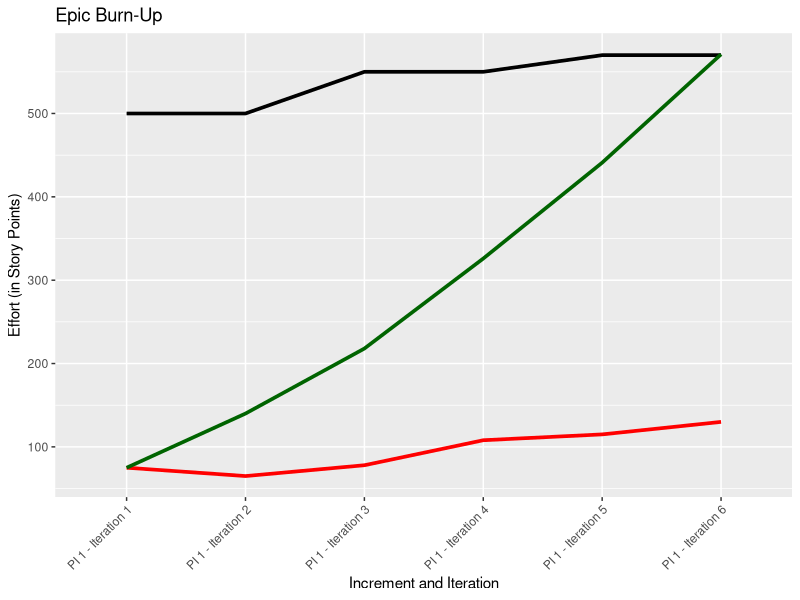
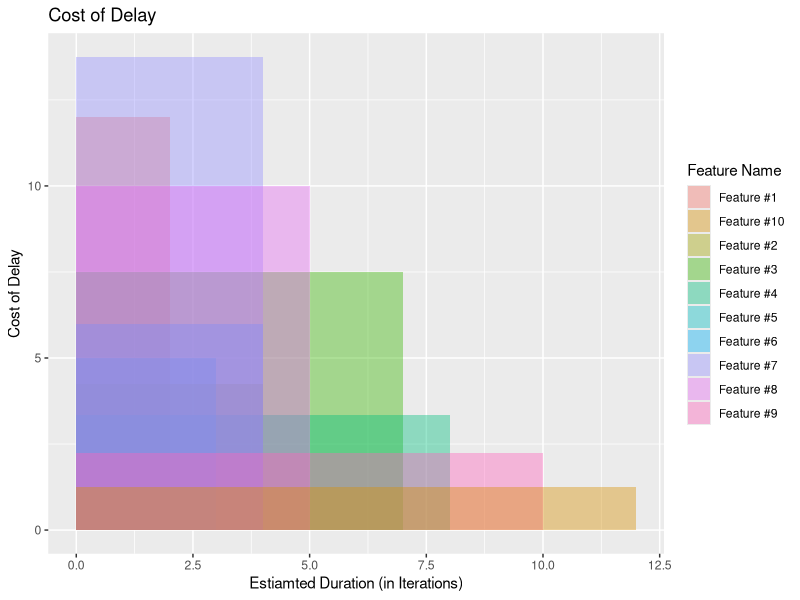
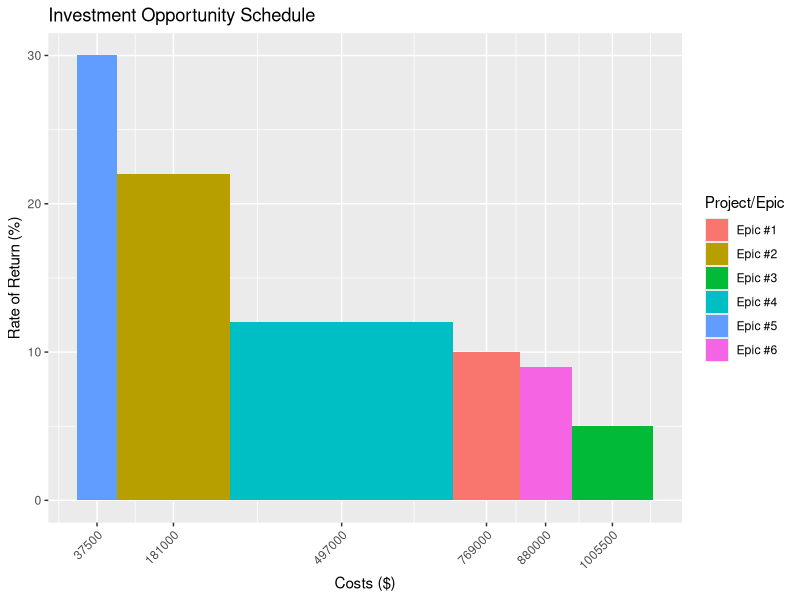
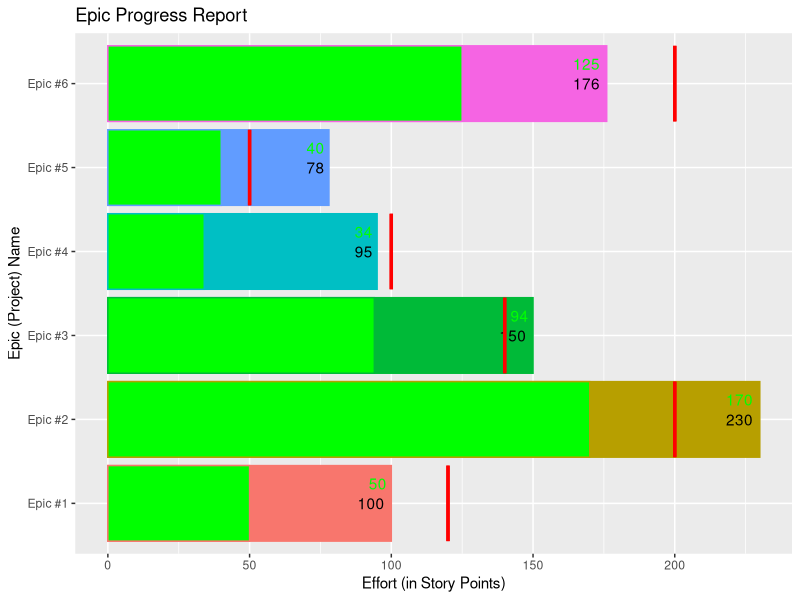
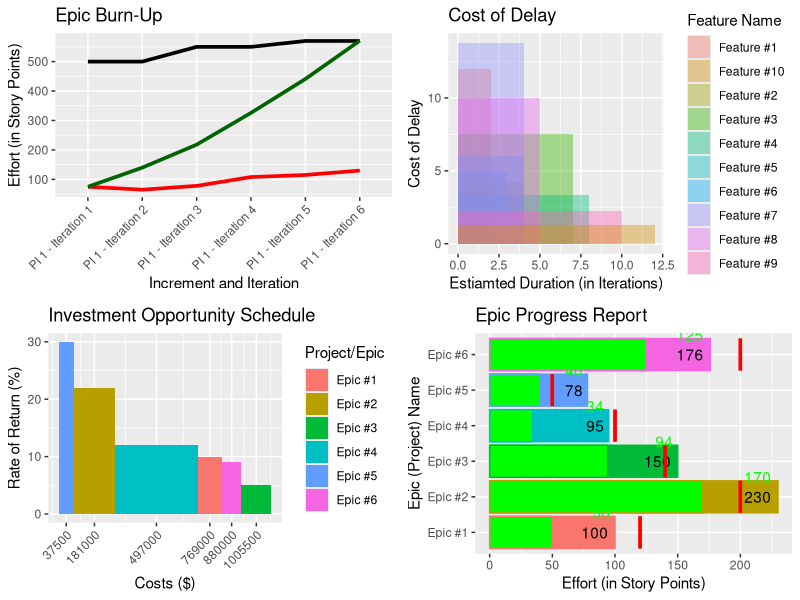
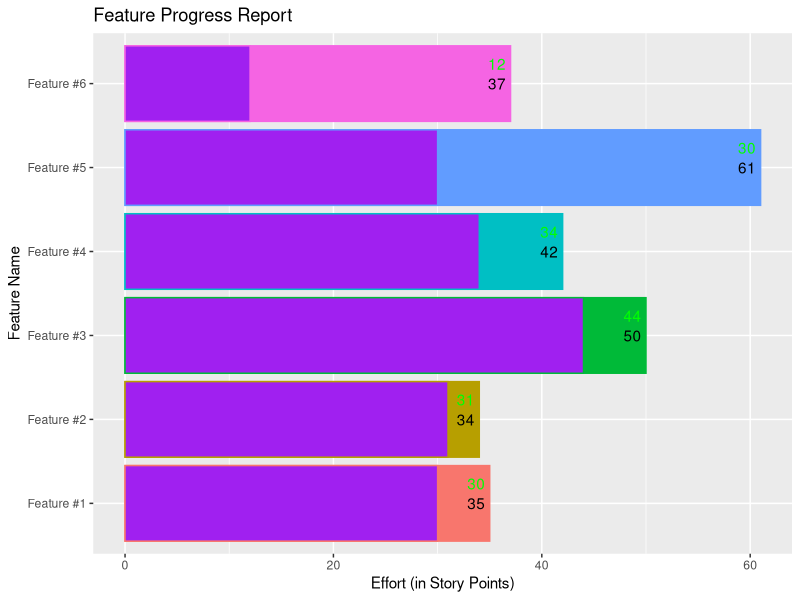
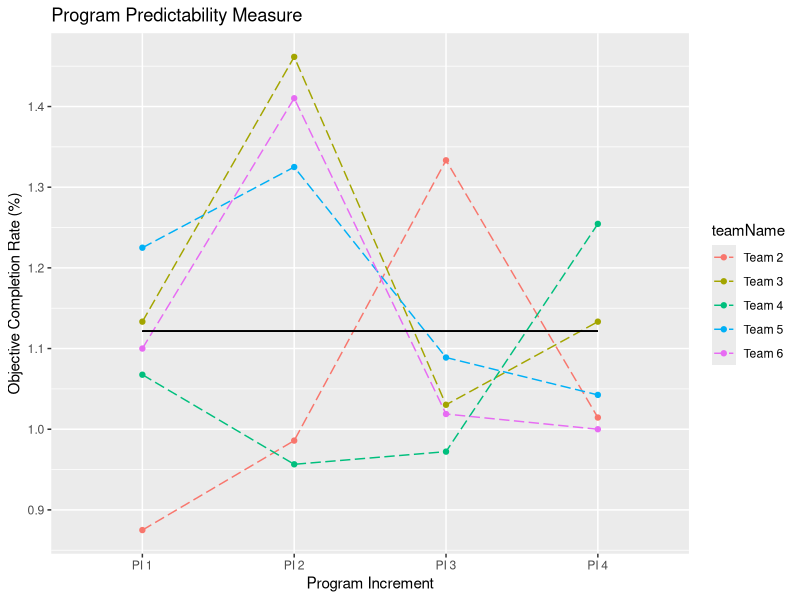
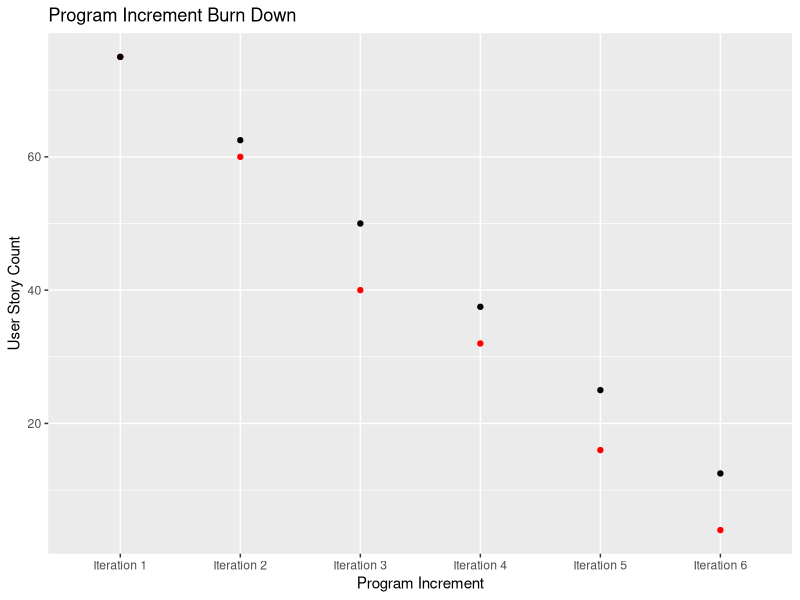

Reproduce these figures in R, in order. (Note: this script raises an error after producing the figures.)
## ---- chunk 1
#Functions to produce visuals aiding in Portfolio Project Selection and Justification
install.packages("ggplot2")
install.packages("gridExtra")
library(ggplot2)
library(gridExtra)

#Epic Burn-Up Chart Visual
generateEpicBurnUp <- function(iterationName, initialEstimate, actualStoryPoints, cumulativeStoryPoints = cumsum(actualStoryPoints)) {

    df <- data.frame(iterationName, initialEstimate, actualStoryPoints, cumulativeStoryPoints)

    ggplot(df, aes(x = iterationName, y = initialEstimate, group = 1)) +
      geom_line(aes(y = initialEstimate), lwd = 1.25) +
      ggtitle("Epic Burn-Up") +
      xlab("Increment and Iteration") +
      ylab("Effort (in Story Points)") +
      geom_line(aes(y = actualStoryPoints), col = "red", lwd = 1.25) +
      geom_line(aes(y = cumulativeStoryPoints), col = "darkgreen", lwd = 1.25) +
      theme(axis.text.x = element_text(angle = 45, hjust = 1))
}

#Weight Shortest Job First (WSJF) Visual
generateWsjf <- function(featureName, duration, cod) {

    weight <- cod / duration
    df <- data.frame(featureName, duration, cod, weight)
    df$loc <- df$duration / 2

    ggplot(df, aes(x = loc, y = cod, width = duration)) +
      geom_bar(aes(fill = featureName), stat = "identity", position = "identity", alpha = .4) +
      ggtitle("Cost of Delay") +
      guides(fill = guide_legend(title = "Feature Name")) +
      xlab("Estiamted Duration (in Iterations)") +
      ylab("Cost of Delay")
}

#Investment Opportunity Schedule (IOS)
generateIos <- function(projectName, projectReturnRate, projectCost) {

    projectReturnRate <- projectReturnRate * 100
    df <- data.frame(projectName, projectReturnRate, projectCost)
    df <- df[with(df, order(-projectReturnRate)),]
    df$loc <- cumsum(df$projectCost) - df$projectCost / 2

    ggplot(df, aes(x = loc, y = projectReturnRate, width = projectCost)) +
      geom_bar(aes(fill = projectName), stat = "identity") +
      scale_x_continuous(breaks = df$loc) +
      ggtitle("Investment Opportunity Schedule") +
      xlab("Costs ($)") +
      ylab("Rate of Return (%)") +
      guides(fill = guide_legend(title = "Project/Epic")) +
      theme(axis.text.x = element_text(angle = 45, hjust = 1))
}

#Epic Progress Bars
generateEpicProgress <- function(epicNames, startDates, targetDates, totalFeaturePoints, completedFeaturePoints, initialEstimates) {

    df <- data.frame(epicNames, startDates, targetDates, totalFeaturePoints, completedFeaturePoints, initialEstimates)
    df$percentComplete <- completedFeaturePoints / totalFeaturePoints
    df$remainingPoints <- totalFeaturePoints - completedFeaturePoints

    ggplot(df, aes(x = epicNames, y = totalFeaturePoints, color = epicNames)) +
      geom_bar(aes(y = totalFeaturePoints, fill = epicNames), stat = "identity") +
      geom_text(aes(label = totalFeaturePoints), col = "black", hjust = 1.25) +
      geom_bar(aes(y = completedFeaturePoints), fill = "green", stat = "identity") +
      geom_text(aes(label = completedFeaturePoints), col = "green", hjust = 1.25, vjust = -1.15) +
      geom_errorbar(aes(ymin = initialEstimates, ymax = initialEstimates), col = "red", lwd = 1.15) +
      coord_flip() +
      ggtitle("Epic Progress Report") +
      xlab("Epic (Project) Name") +
      ylab("Effort (in Story Points)") +
      theme(legend.position = "none")
}
## ---- chunk 2
#Epic Burn-Up Chart Visual Example
iterationName <- c("PI 1 - Iteration 1", "PI 1 - Iteration 2", "PI 1 - Iteration 3", "PI 1 - Iteration 4", "PI 1 - Iteration 5", "PI 1 - Iteration 6")
initialEstimate <- c(500, 500, 550, 550, 570, 570)
actualStoryPoints <- c(75, 65, 78, 108, 115, 130)
cumulativeStoryPoints <- cumsum(actualStoryPoints)
df <- data.frame(iterationName, initialEstimate, actualStoryPoints)
print(df)
generateEpicBurnUp(iterationName, initialEstimate, actualStoryPoints)
## ---- chunk 3
#WSJF Visual Example
featureName <- c("Feature #1", "Feature #2", "Feature #3", "Feature #4", "Feature #5", "Feature #6", "Feature #7", "Feature #8", "Feature #9", "Feature #10")
duration <- c(2, 4, 7, 8, 3, 4, 4, 5, 10, 12)
cod <- c(12.0, 4.25, 7.5, 3.333, 5.0, 6.0, 13.75, 10.0, 2.25, 1.25)
df <- data.frame(featureName, duration, cod)
print(df)
generateWsjf(featureName, duration, cod)
## ---- chunk 4
#IOS Visual Example
projectName <- c("Epic #1", "Epic #2", "Epic #3", "Epic #4", "Epic #5", "Epic #6")
projectReturnRate <- c(.10, .22, .05, .12, .30, .09)
projectCost <- c(124000, 212000, 153000, 420000, 75000, 98000)
df <- data.frame(projectName, projectReturnRate, projectCost)
print(df)
generateIos(projectName, projectReturnRate, projectCost)
## ---- chunk 5
#Epic Progres Bars Visual Example
epicNames <- c("Epic #1", "Epic #2", "Epic #3", "Epic #4", "Epic #5", "Epic #6")
totalFeaturePoints <- c(100, 230, 150, 95, 78, 176)
completedFeaturePoints <- c(50, 170, 94, 34, 40, 125)
initialEstimates <- c(120, 200, 140, 100, 50, 200)
startDates <- c("2018-02-22", "2018-02-22", "2018-04-22", "2018-06-22", "2018-08-22", "2018-09-22")
targetDates <- c("2018-03-22", "2018-05-22", "2018-07-22", "2018-09-22", "2018-11-22", "2018-12-22")
df <- data.frame(epicNames, totalFeaturePoints, completedFeaturePoints, initialEstimates, startDates, targetDates)
print(df)
generateEpicProgress(epicNames, startDates, targetDates, totalFeaturePoints, completedFeaturePoints, initialEstimates)
## ---- chunk 6
#install.packages("gridExtra")
plot1 <- generateEpicBurnUp(iterationName, initialEstimate, actualStoryPoints, cumulativeStoryPoints)
plot2 <- generateWsjf(featureName, duration, cod)
plot3 <- generateIos(projectName, projectReturnRate, projectCost)
plot4 <- generateEpicProgress(epicNames, startDates, targetDates, totalFeaturePoints, completedFeaturePoints, initialEstimates)
grid.arrange(plot1, plot2, plot3, plot4, ncol = 2)
## ---- chunk 7
#Functions to produce visuals aiding in feature progress, PI progress and predictability
install.packages("ggplot2")
install.packages("gridExtra")
library(ggplot2)
library(gridExtra)

#Feature Progress Chart
generateFeatureProgress <- function(featureName, completedPoints, totalPoints) {
    df <- data.frame(featureName, completedPoints, totalPoints)
    df$percentComplete <- completedPoints / totalPoints
    df$remainingPoints <- totalPoints - completedPoints

    ggplot(df, aes(x = featureName, y = totalPoints, color = featureName)) +
      geom_bar(aes(y = totalPoints, fill = featureName), stat = "identity") +
      geom_text(aes(label = totalPoints), col = "black", hjust = 1.25) +
      geom_bar(aes(y = completedPoints), fill = "purple", stat = "identity") +
      geom_text(aes(label = completedPoints), col = "green", hjust = 1.25, vjust = -1.15) +
      coord_flip() +
      ggtitle("Feature Progress Report") +
      xlab("Feature Name") +
      ylab("Effort (in Story Points)") +
      theme(legend.position = "none")
}

#Program Predictability Measure
generateProgramPredictability <- function(teamName, incrementName, actualObjectivesAchieved, targetObjectivesPlanned) {

    df <- data.frame(teamName, incrementName, actualObjectivesAchieved, targetObjectivesPlanned)
    df$percentObjectivesAchieved <- actualObjectivesAchieved / targetObjectivesPlanned

    ggplot(df, aes(x = incrementName, y = percentObjectivesAchieved, group = teamName)) +
      geom_point(aes(y = percentObjectivesAchieved, col = teamName)) +
      geom_line(aes(col = teamName), linetype = 5) +
      geom_line(aes(y = mean(percentObjectivesAchieved))) +
      ggtitle("Program Predictability Measure") +
      xlab("Program Increment") +
      ylab("Objective Completion Rate (%)")
}


#PI Burn-Down Chart
generatePiBurnDown <- function(incrementName, remainingStories, idealRemainingStories) {

    df <- data.frame(incrementName, remainingStories, idealRemainingStories)

    ggplot(df, aes(x = incrementName, y = remainingStories)) +
      geom_point(col = "red") +
      geom_point(aes(y = idealRemainingStories)) +
      ggtitle("Program Increment Burn Down") +
      xlab("Program Increment") +
      ylab("User Story Count")
}

## ---- chunk 8
#Feature Progress Visual
featureName <- c("Feature #1", "Feature #2", "Feature #3", "Feature #4", "Feature #5", "Feature #6")
totalPoints <- c(35, 34, 50, 42, 61, 37)
completedPoints <- c(30, 31, 44, 34, 30, 12)
generateFeatureProgress(featureName, completedPoints, totalPoints)
## ---- chunk 9
#Program Predictability Measure
teamName <- c("Team 2", "Team 3", "Team 4", "Team 5", "Team 6", "Team 2", "Team 3", "Team 4", "Team 5", "Team 6", "Team 2", "Team 3", "Team 4", "Team 5", "Team 6", "Team 2", "Team 3", "Team 4", "Team 5", "Team 6")
incrementName <- c("PI 1", "PI 1", "PI 1", "PI 1", "PI 1", "PI 2", "PI 2", "PI 2", "PI 2", "PI 2", "PI 3", "PI 3", "PI 3", "PI 3", "PI 3", "PI 4", "PI 4", "PI 4", "PI 4", "PI 4")
actualObjectivesAchieved <- c(70, 68, 79, 49, 55, 70, 57, 44, 53, 55, 80, 68, 70, 49, 54, 70, 68, 69, 49, 52)
targetObjectivesAchieved <- c(80, 60, 74, 40, 50, 71, 39, 46, 40, 39, 60, 66, 72, 45, 53, 69, 60, 55, 47, 52)
generateProgramPredictability(teamName, incrementName, actualObjectivesAchieved, targetObjectivesAchieved)
## ---- chunk 10
#Program Increment Burndown
incrementName <- c("Iteration 1", "Iteration 2", "Iteration 3", "Iteration 4", "Iteration 5", "Iteration 6")
remainingStories <- c(75, 60, 40, 32, 16, 4)
idealRemainingStories <- c(75, 62.5, 50, 37.5, 25, 12.5)
generatePiBurnDown(incrementName, remainingStories, idealRemainingStories)
## ---- chunk 11
#install.packages("gridExtra")
plot5 <- generateFeatureProgress(featureName, completedPoints, totalPoints)
plot6 <- generateProgramPredictability(teamName, incrementName, actualObjectivesAchieved, targetObjectivesAchieved)
plot7 <- generatePiBurnDown(incrementName, remainingStories, idealRemainingStories)
grid.arrange(plot5, plot6, plot7, ncol = 3)
